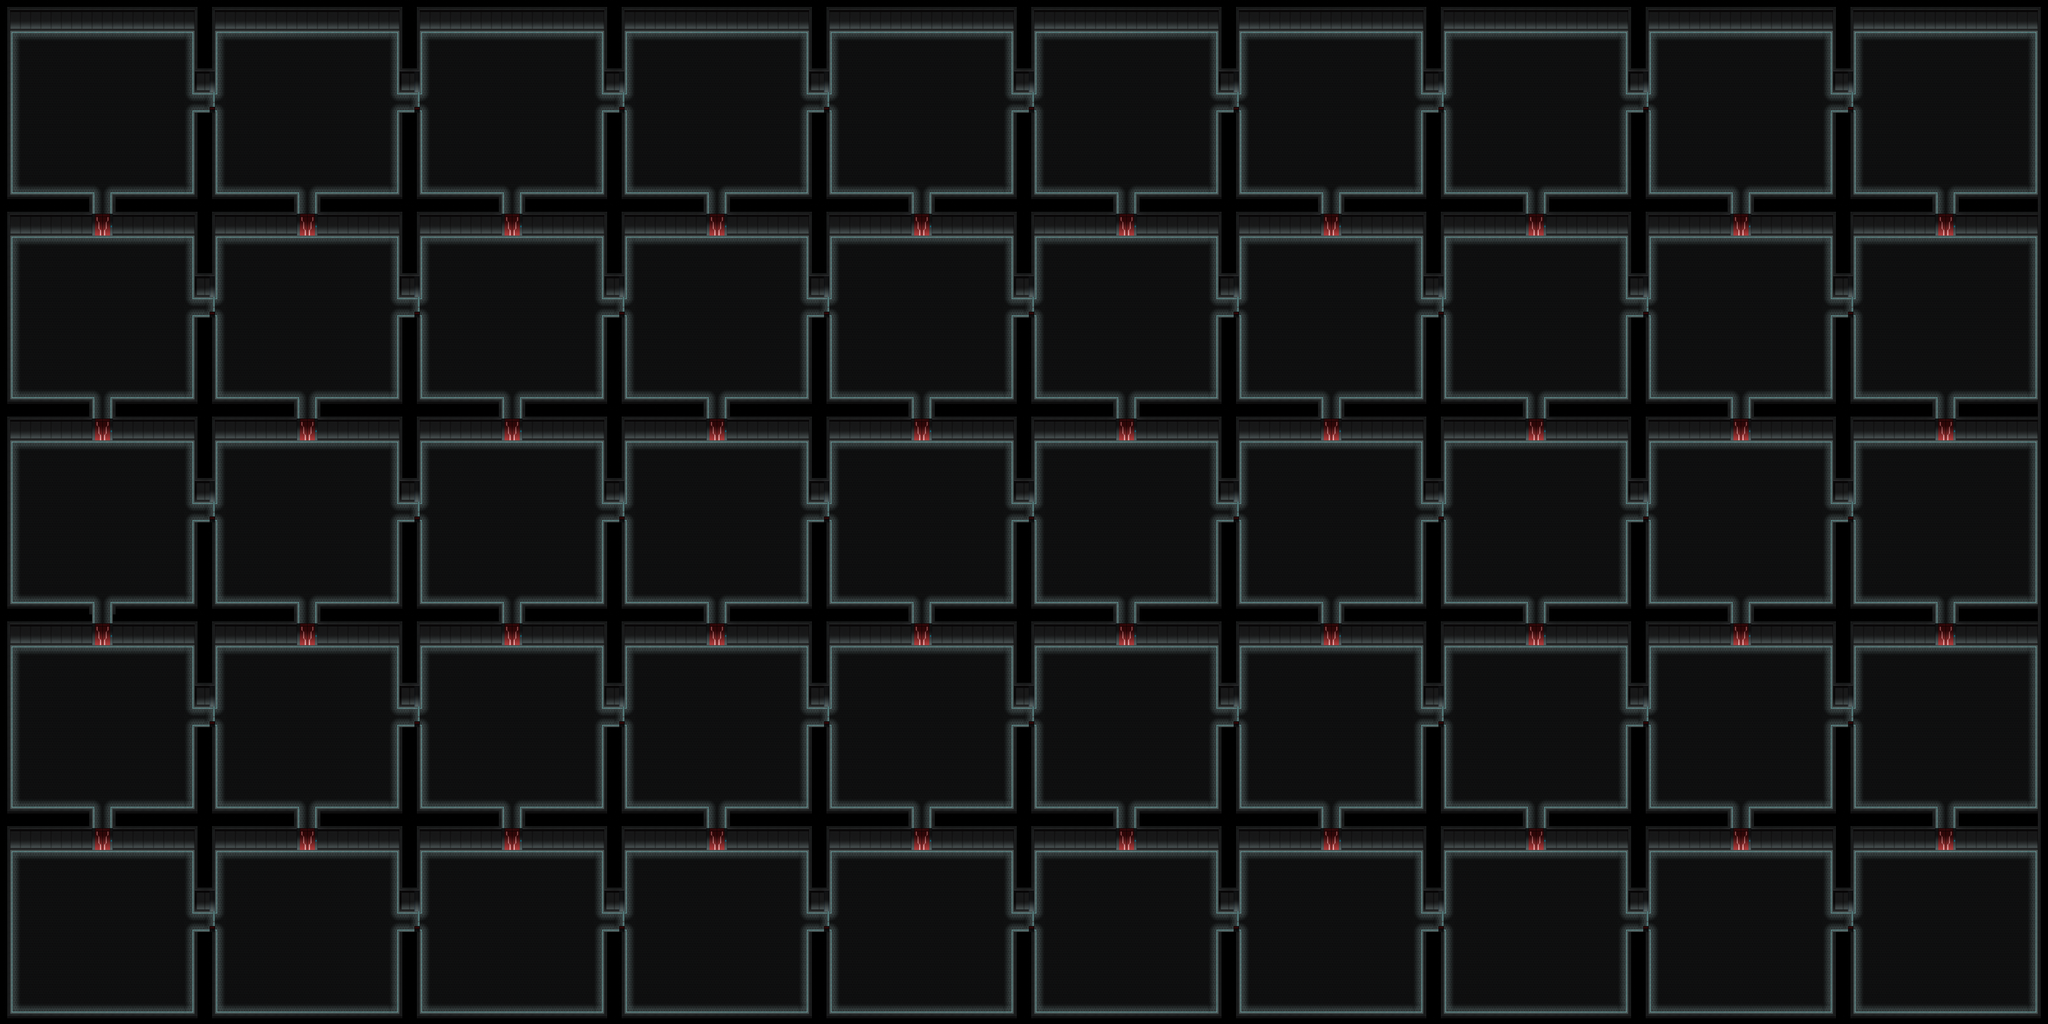

Below is a game level as drawn by its tile map, then a one-line description and the .tmx that defines it (tile-layer data replaced by summaries):
An orthogonal 200x100 tile map with 32x32 px tiles, 12 tile layers (wall, floor, collision, hDoor, ...), 8 tilesets.

<map version="1.9" tiledversion="1.9.2" orientation="orthogonal" renderorder="right-down" width="200" height="100" tilewidth="32" tileheight="32" infinite="0" nextlayerid="14" nextobjectid="1">
 <tileset firstgid="1" source="Tileset.tsx" />
 <tileset firstgid="151" source="Terminal_Textures.tsx" />
 <tileset firstgid="159" source="Zombierechner_Textures.tsx" />
 <tileset firstgid="177" source="ReTI_Textures.tsx" />
 <tileset firstgid="190" source="Switch_Textures.tsx" />
 <tileset firstgid="193" source="../betaMap/collision.tsx" />
 <tileset firstgid="229" source="Door_Textures.tsx" />
 <tileset firstgid="233" source="ReTICPU_Textures.tsx" />
 <layer id="2" name="wall" width="200" height="100">
  <data>[20000 cells, 5100 non-empty, 18 distinct tile ids]</data>
 </layer>
 <layer id="3" name="floor" width="200" height="100">
  <data>[20000 cells, 14900 non-empty, 17 distinct tile ids]</data>
 </layer>
 <layer id="4" name="collision" width="200" height="100" opacity="0.3">
  <data>[20000 cells, 0 non-empty, 0 distinct tile ids]</data>
 </layer>
 <layer id="5" name="hDoor" width="200" height="100">
  <data>[20000 cells, 40 non-empty, 1 distinct tile ids]</data>
 </layer>
 <layer id="6" name="vLeftDoor" width="200" height="100">
  <data>[20000 cells, 0 non-empty, 0 distinct tile ids]</data>
 </layer>
 <layer id="7" name="vRightDoor" width="200" height="100">
  <data>[20000 cells, 45 non-empty, 1 distinct tile ids]</data>
 </layer>
 <layer id="8" name="decoration" width="200" height="100">
  <data>[20000 cells, 0 non-empty, 0 distinct tile ids]</data>
 </layer>
 <layer id="13" name="seats" width="200" height="100">
  <data>[20000 cells, 0 non-empty, 0 distinct tile ids]</data>
 </layer>
 <layer id="9" name="computer" width="200" height="100">
  <data>[20000 cells, 0 non-empty, 0 distinct tile ids]</data>
 </layer>
 <layer id="10" name="terminals" width="200" height="100">
  <data>[20000 cells, 0 non-empty, 0 distinct tile ids]</data>
 </layer>
 <layer id="11" name="ReTI" width="200" height="100">
  <data>[20000 cells, 0 non-empty, 0 distinct tile ids]</data>
 </layer>
 <layer id="12" name="Switch" width="200" height="100">
  <data>[20000 cells, 0 non-empty, 0 distinct tile ids]</data>
 </layer>
</map>
